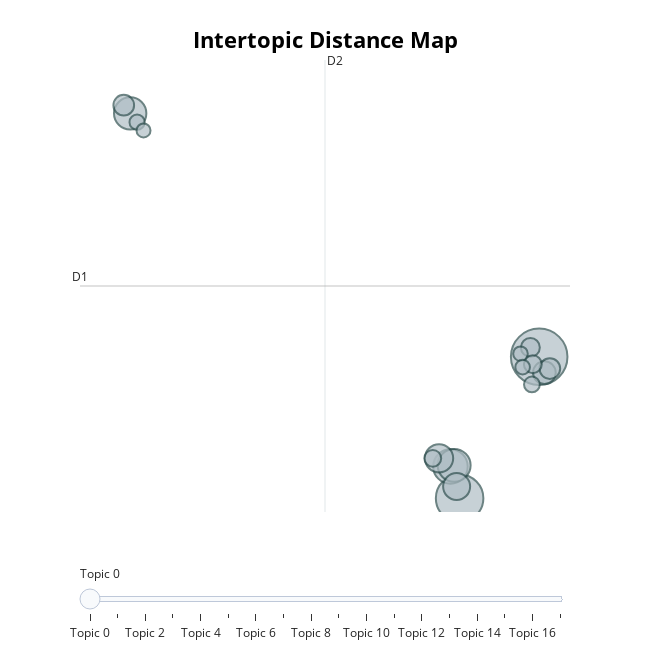

Notebook source saved alongside this figure:
### Code cell
# Step 5: Save the model and visualize results
topic_model.save("bertopic_model")
visualization = topic_model.visualize_topics()
visualization.show()

### Figure 1 — Plotly figure (JSON) as saved in the notebook; plotly's stock layout.template omitted (floating-point values rounded to 4 significant figures)
{"data": [{"customdata": [[0, "kommunikációs | forint | állami | balásy | kft", 180], [1, "önkormányzat | belvárosi | kerületi | ingatlan | négyzetméteres", 127], [2, "letelepedési | magyar | offshore | engedélyt | cég", 67], [3, "orbán | magyar | fidesz | ha | csak", 61], [4, "schadl | völner | varga | magyar | magyar péter", 59], [5, "vizoviczki | sem | el | magyar | több", 45], [6, "habony | eu line | line | balatoni | cég", 41], [7, "miniszterelnöki | kormány | politikai | kabinetiroda | kormányzati", 29], [8, "portik | portik tamás | tamás | hamis | főügyészség", 24], [9, "kertész | schmuck | sem | csak | ha", 24], [10, "koncessziós | gyorsforgalmi | mészáros | állam | magyar", 20], [11, "fly | fly coop | coop | kft | légi", 18], [12, "egyesült | egyesült államok | államok | amerikai | szankciós", 16], [13, "mobilsign | profitrade | találmány | milliós | uniós", 14], [14, "juhász | jegyző | kerületi | önkormányzat | kerület", 13], [15, "ner | zrt | állami | mbvk | milliárdos", 12], [16, "szerencsejáték | milliót | kft | kapott | tavaly", 12], [17, "önkormányzat | juhász | kerületi | belváros | 000", 11]], "hovertemplate": "<b>Topic %{customdata[0]}</b><br>%{customdata[1]}<br>Size: %{customdata[2]}", "legendgroup": "", "marker": {"color": "#B0BEC5", "line": {"color": "DarkSlateGrey", "width": 2}, "size": [180, 127, 67, 61, 59, 45, 41, 29, 24, 24, 20, 18, 16, 14, 13, 12, 12, 11], "sizemode": "area", "sizeref": 0.1125, "symbol": "circle"}, "mode": "markers", "name": "", "orientation": "v", "showlegend": false, "type": "scatter", "x": [5.705, 2.036, 1.614, 1.784, -13.15, 1.087, 1.899, 5.946, -13.45, 6.196, 5.299, 5.412, 0.7983, 5.37, -12.84, 4.844, 4.942, -12.54], "xaxis": "x", "y": [1.791, -3.318, -2.169, -2.131, 10.59, -1.876, -2.893, 1.218, 10.88, 1.365, 2.13, 1.522, -1.878, 0.7926, 10.27, 1.903, 1.417, 9.972], "yaxis": "y"}], "layout": {"annotations": [{"showarrow": false, "text": "D1", "x": -15.47, "y": 4.35, "yshift": 10}, {"showarrow": false, "text": "D2", "x": -4.171, "xshift": 10, "y": 12.51}], "height": 650, "hoverlabel": {"bgcolor": "white", "font": {"family": "Rockwell", "size": 16}}, "legend": {"itemsizing": "constant", "tracegroupgap": 0}, "margin": {"t": 60}, "shapes": [{"line": {"color": "#CFD8DC", "width": 2}, "type": "line", "x0": -4.171, "x1": -4.171, "y0": -3.816, "y1": 12.51}, {"line": {"color": "#9E9E9E", "width": 2}, "type": "line", "x0": -15.47, "x1": 7.126, "y0": 4.35, "y1": 4.35}], "sliders": [{"active": 0, "pad": {"t": 50}, "steps": [{"args": [{"marker.color": [["red", "#B0BEC5", "#B0BEC5", "#B0BEC5", "#B0BEC5", "#B0BEC5", "#B0BEC5", "#B0BEC5", "#B0BEC5", "#B0BEC5", "#B0BEC5", "#B0BEC5", "#B0BEC5", "#B0BEC5", "#B0BEC5", "#B0BEC5", "#B0BEC5", "#B0BEC5"]]}], "label": "Topic 0", "method": "update"}, {"args": [{"marker.color": [["#B0BEC5", "red", "#B0BEC5", "#B0BEC5", "#B0BEC5", "#B0BEC5", "#B0BEC5", "#B0BEC5", "#B0BEC5", "#B0BEC5", "#B0BEC5", "#B0BEC5", "#B0BEC5", "#B0BEC5", "#B0BEC5", "#B0BEC5", "#B0BEC5", "#B0BEC5"]]}], "label": "Topic 1", "method": "update"}, {"args": [{"marker.color": [["#B0BEC5", "#B0BEC5", "red", "#B0BEC5", "#B0BEC5", "#B0BEC5", "#B0BEC5", "#B0BEC5", "#B0BEC5", "#B0BEC5", "#B0BEC5", "#B0BEC5", "#B0BEC5", "#B0BEC5", "#B0BEC5", "#B0BEC5", "#B0BEC5", "#B0BEC5"]]}], "label": "Topic 2", "method": "update"}, {"args": [{"marker.color": [["#B0BEC5", "#B0BEC5", "#B0BEC5", "red", "#B0BEC5", "#B0BEC5", "#B0BEC5", "#B0BEC5", "#B0BEC5", "#B0BEC5", "#B0BEC5", "#B0BEC5", "#B0BEC5", "#B0BEC5", "#B0BEC5", "#B0BEC5", "#B0BEC5", "#B0BEC5"]]}], "label": "Topic 3", "method": "update"}, {"args": [{"marker.color": [["#B0BEC5", "#B0BEC5", "#B0BEC5", "#B0BEC5", "red", "#B0BEC5", "#B0BEC5", "#B0BEC5", "#B0BEC5", "#B0BEC5", "#B0BEC5", "#B0BEC5", "#B0BEC5", "#B0BEC5", "#B0BEC5", "#B0BEC5", "#B0BEC5", "#B0BEC5"]]}], "label": "Topic 4", "method": "update"}, {"args": [{"marker.color": [["#B0BEC5", "#B0BEC5", "#B0BEC5", "#B0BEC5", "#B0BEC5", "red", "#B0BEC5", "#B0BEC5", "#B0BEC5", "#B0BEC5", "#B0BEC5", "#B0BEC5", "#B0BEC5", "#B0BEC5", "#B0BEC5", "#B0BEC5", "#B0BEC5", "#B0BEC5"]]}], "label": "Topic 5", "method": "update"}, {"args": [{"marker.color": [["#B0BEC5", "#B0BEC5", "#B0BEC5", "#B0BEC5", "#B0BEC5", "#B0BEC5", "red", "#B0BEC5", "#B0BEC5", "#B0BEC5", "#B0BEC5", "#B0BEC5", "#B0BEC5", "#B0BEC5", "#B0BEC5", "#B0BEC5", "#B0BEC5", "#B0BEC5"]]}], "label": "Topic 6", "method": "update"}, {"args": [{"marker.color": [["#B0BEC5", "#B0BEC5", "#B0BEC5", "#B0BEC5", "#B0BEC5", "#B0BEC5", "#B0BEC5", "red", "#B0BEC5", "#B0BEC5", "#B0BEC5", "#B0BEC5", "#B0BEC5", "#B0BEC5", "#B0BEC5", "#B0BEC5", "#B0BEC5", "#B0BEC5"]]}], "label": "Topic 7", "method": "update"}, {"args": [{"marker.color": [["#B0BEC5", "#B0BEC5", "#B0BEC5", "#B0BEC5", "#B0BEC5", "#B0BEC5", "#B0BEC5", "#B0BEC5", "red", "#B0BEC5", "#B0BEC5", "#B0BEC5", "#B0BEC5", "#B0BEC5", "#B0BEC5", "#B0BEC5", "#B0BEC5", "#B0BEC5"]]}], "label": "Topic 8", "method": "update"}, {"args": [{"marker.color": [["#B0BEC5", "#B0BEC5", "#B0BEC5", "#B0BEC5", "#B0BEC5", "#B0BEC5", "#B0BEC5", "#B0BEC5", "#B0BEC5", "red", "#B0BEC5", "#B0BEC5", "#B0BEC5", "#B0BEC5", "#B0BEC5", "#B0BEC5", "#B0BEC5", "#B0BEC5"]]}], "label": "Topic 9", "method": "update"}, {"args": [{"marker.color": [["#B0BEC5", "#B0BEC5", "#B0BEC5", "#B0BEC5", "#B0BEC5", "#B0BEC5", "#B0BEC5", "#B0BEC5", "#B0BEC5", "#B0BEC5", "red", "#B0BEC5", "#B0BEC5", "#B0BEC5", "#B0BEC5", "#B0BEC5", "#B0BEC5", "#B0BEC5"]]}], "label": "Topic 10", "method": "update"}, {"args": [{"marker.color": [["#B0BEC5", "#B0BEC5", "#B0BEC5", "#B0BEC5", "#B0BEC5", "#B0BEC5", "#B0BEC5", "#B0BEC5", "#B0BEC5", "#B0BEC5", "#B0BEC5", "red", "#B0BEC5", "#B0BEC5", "#B0BEC5", "#B0BEC5", "#B0BEC5", "#B0BEC5"]]}], "label": "Topic 11", "method": "update"}, {"args": [{"marker.color": [["#B0BEC5", "#B0BEC5", "#B0BEC5", "#B0BEC5", "#B0BEC5", "#B0BEC5", "#B0BEC5", "#B0BEC5", "#B0BEC5", "#B0BEC5", "#B0BEC5", "#B0BEC5", "red", "#B0BEC5", "#B0BEC5", "#B0BEC5", "#B0BEC5", "#B0BEC5"]]}], "label": "Topic 12", "method": "update"}, {"args": [{"marker.color": [["#B0BEC5", "#B0BEC5", "#B0BEC5", "#B0BEC5", "#B0BEC5", "#B0BEC5", "#B0BEC5", "#B0BEC5", "#B0BEC5", "#B0BEC5", "#B0BEC5", "#B0BEC5", "#B0BEC5", "red", "#B0BEC5", "#B0BEC5", "#B0BEC5", "#B0BEC5"]]}], "label": "Topic 13", "method": "update"}, {"args": [{"marker.color": [["#B0BEC5", "#B0BEC5", "#B0BEC5", "#B0BEC5", "#B0BEC5", "#B0BEC5", "#B0BEC5", "#B0BEC5", "#B0BEC5", "#B0BEC5", "#B0BEC5", "#B0BEC5", "#B0BEC5", "#B0BEC5", "red", "#B0BEC5", "#B0BEC5", "#B0BEC5"]]}], "label": "Topic 14", "method": "update"}, {"args": [{"marker.color": [["#B0BEC5", "#B0BEC5", "#B0BEC5", "#B0BEC5", "#B0BEC5", "#B0BEC5", "#B0BEC5", "#B0BEC5", "#B0BEC5", "#B0BEC5", "#B0BEC5", "#B0BEC5", "#B0BEC5", "#B0BEC5", "#B0BEC5", "red", "#B0BEC5", "#B0BEC5"]]}], "label": "Topic 15", "method": "update"}, {"args": [{"marker.color": [["#B0BEC5", "#B0BEC5", "#B0BEC5", "#B0BEC5", "#B0BEC5", "#B0BEC5", "#B0BEC5", "#B0BEC5", "#B0BEC5", "#B0BEC5", "#B0BEC5", "#B0BEC5", "#B0BEC5", "#B0BEC5", "#B0BEC5", "#B0BEC5", "red", "#B0BEC5"]]}], "label": "Topic 16", "method": "update"}, {"args": [{"marker.color": [["#B0BEC5", "#B0BEC5", "#B0BEC5", "#B0BEC5", "#B0BEC5", "#B0BEC5", "#B0BEC5", "#B0BEC5", "#B0BEC5", "#B0BEC5", "#B0BEC5", "#B0BEC5", "#B0BEC5", "#B0BEC5", "#B0BEC5", "#B0BEC5", "#B0BEC5", "red"]]}], "label": "Topic 17", "method": "update"}]}], "title": {"font": {"color": "Black", "size": 22}, "text": "<b>Intertopic Distance Map</b>", "x": 0.5, "xanchor": "center", "y": 0.95, "yanchor": "top"}, "width": 650, "xaxis": {"anchor": "y", "domain": [0, 1], "range": [-15.47, 7.126], "title": {"text": ""}, "visible": false}, "yaxis": {"anchor": "x", "domain": [0, 1], "range": [-3.816, 12.51], "title": {"text": ""}, "visible": false}}}
